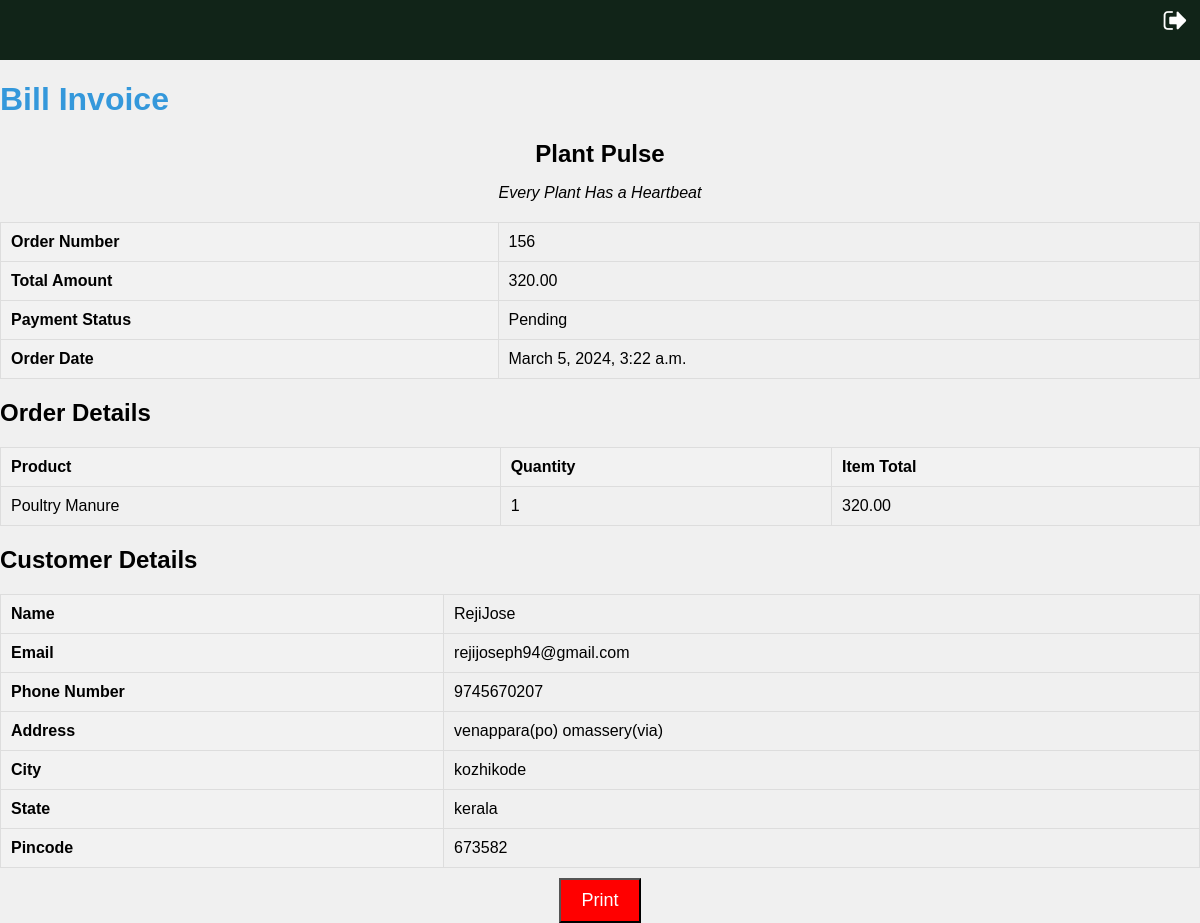
/billinvoice/ (signed in), run on the app's committed database.
### appplant/models.py (models this page shows, shortened)
class Order(models.Model):
    user = models.ForeignKey(User, on_delete=models.CASCADE)
    products = models.ManyToManyField(Product2, through='OrderItem')
    total_amount = models.DecimalField(max_digits=10, decimal_places=2)
    payment_id = models.CharField(max_length=100, null=True, blank=True)
    payment_status = models.BooleanField(default=False)
    created_at = models.DateTimeField(auto_now_add=True)

class OrderItem(models.Model):
    order = models.ForeignKey(Order, on_delete=models.CASCADE)
    product = models.ForeignKey(Product2, on_delete=models.CASCADE)
    quantity = models.PositiveIntegerField(default=1)
    item_total = models.DecimalField(max_digits=10, decimal_places=2)

class Product2(models.Model):
     product_name = models.CharField(max_length=255)
     category = models.ForeignKey(Category2, on_delete=models.CASCADE)  # Use ForeignKey to relate to Category
     subcategory = models.ForeignKey(Subcategory2, on_delete=models.CASCADE)  # Use ForeignKey to relate to Subcategory
     stock = models.PositiveIntegerField(default=1, null=True)
     description = models.TextField()
     price = models.DecimalField(max_digits=10, decimal_places=2)
     discount = models.DecimalField(max_digits=5, decimal_places=2, default=0.0)
     sale_price = models.DecimalField(max_digits=10, decimal_places=2, editable=False)
     product_image = models.ImageField(upload_to='product_images/')
     STATUS_CHOICES = [
         ('In Stock', 'In Stock'),
         ('Out of Stock', 'Out of Stock'),
     ]
     status = models.CharField(max_length=20, choices=STATUS_CHOICES, default='In Stock')

class User(AbstractUser):
    email = models.EmailField(unique=True)
    USERNAME_FIELD = 'email'
    REQUIRED_FIELDS = ['username']
    class Role (models.TextChoices):
        ADMIN = "ADMIN",'Admin'
        CUSTOMER = "CUSTOMER",'CUSTOMER'
        BOTANIST = "BOTANIST", 'BOTANIST'
        HORTICULTURE = "HORTICULTURE", 'HORTICULTURE'
    role = models.CharField(max_length=50, choices= Role.choices)

class ProfileUser(models.Model):
    user = models.OneToOneField(User, on_delete=models.CASCADE)
    username = models.CharField(max_length=50, blank=True, null=True)
    email = models.EmailField(blank=True, null=True)
    phone_number = models.CharField(max_length=15, blank=True, null=True)
    pincode = models.CharField(max_length=10, blank=True, null=True)
    address = models.TextField(blank=True, null=True)
    gender = models.CharField(max_length=10, blank=True, null=True)
    city = models.CharField(max_length=50, blank=True, null=True)  # New field
    state = models.CharField(max_length=50, blank=True, null=True)  # New field

### appplant/views.py (the view)
# urls.py: path('billinvoice/', views.bill_invoice, name='bill_invoice'),
@never_cache
@login_required(login_url='login')
def bill_invoice(request):
    order = Order.objects.filter(user=request.user).latest('created_at')
    return render(request, 'billinvoice.html', {'order': order})

### templates/billinvoice.html (shortened to what this page needs)
<!DOCTYPE html>
<html lang="en">
<head>
</head>
<body>
    <header>
        <a href="/home" class="logout-icon">
            <img src="/static/images/log4.png" alt="Logout">
        </a>
    </header>
    <h1>Bill Invoice</h1>
    <h2><center>Plant Pulse</center></h2>
    <p><center><i>Every Plant Has a Heartbeat</i></center></p>
    {% if order %}
        <table>
            <tr>
                <th>Order Number</th>
                <td>{{ order.id }}</td>
            </tr>
            <tr>
                <th>Total Amount</th>
                <td>{{ order.total_amount }}</td>
            </tr>
            <tr>
                <th>Payment Status</th>
                <td>{% if order.payment_status %}Paid{% else %}Pending{% endif %}</td>
            </tr>
            <tr>
                <th>Order Date</th>
                <td>{{ order.created_at }}</td>
            </tr>
        </table>
        <h2>Order Details</h2>
        <table>
            <tr>
                <th>Product</th>
                <th>Quantity</th>
                <th>Item Total</th>
            </tr>
            {% for item in order.orderitem_set.all %}
                <tr>
                    <td>{{ item.product.product_name }}</td>
                    <td>{{ item.quantity }}</td>
                    <td>{{ item.item_total }}</td>
                </tr>
            {% endfor %}
        </table>
        <h2>Customer Details</h2>
        <table>
            <tr>
                <th>Name</th>
                <td>{{ order.user.username }}</td>
            </tr>
            <tr>
                <th>Email</th>
                <td>{{ user.email }}</td>
            </tr>
            <tr>
                <th>Phone Number</th>
                <td>{{ order.user.profileuser.phone_number }}</td>
            </tr>
            <tr>
                <th>Address</th>
                <td>{{ user.profileuser.address }}</td>
            </tr>
            <tr>
                <th>City</th>
                <td>{{ user.profileuser.city }}</td>
            </tr>
            <tr>
                <th>State</th>
                <td>{{ user.profileuser.state }}</td>
            </tr>
            <tr>
                <th>Pincode</th>
                <td>{{ user.profileuser.pincode }}</td>
            </tr>
        </table>
        <center><button onclick="window.print()">Print</button></center>
    {% else %}
        <p>No order details found.</p>
    {% endif %}
</body>
</html>

### templates/billinvoice.html (style rules this page uses)
body { font-family: Arial, sans-serif; background-color: #f0f0f0; margin: 0; padding: 0; }
header { background-color: #112418; color: white; text-align: center; padding: 30px ; }
.logout-icon { position: absolute; right: 10px; top: 5px; text-decoration: none; color: #fff; }
h1 { color: #3498db; }
h2 { margin-bottom: 0; }
p { margin-top: 0; }
table { width: 100%; border-collapse: collapse; margin-top: 20px; }
th, td { border: 1px solid #ddd; padding: 10px; text-align: left; }
th { background-color: #f2f2f2; }
button { background-color: red; color: white; margin-top: 10px; font-size: 18px; padding: 10px 20px; }

### data on the page
Order: id "156", total_amount "320.00", created_at "March 5, 2024, 3:22 a.m.", user.username "RejiJose", user.profileuser.phone_number "9745670207"
OrderItem: product.product_name "Poultry Manure", quantity "1", item_total "320.00"
User: email "rejijoseph94@gmail.com", profileuser.address "venappara(po) omassery(via)", profileuser.city "kozhikode", profileuser.state "kerala", profileuser.pincode "673582"
